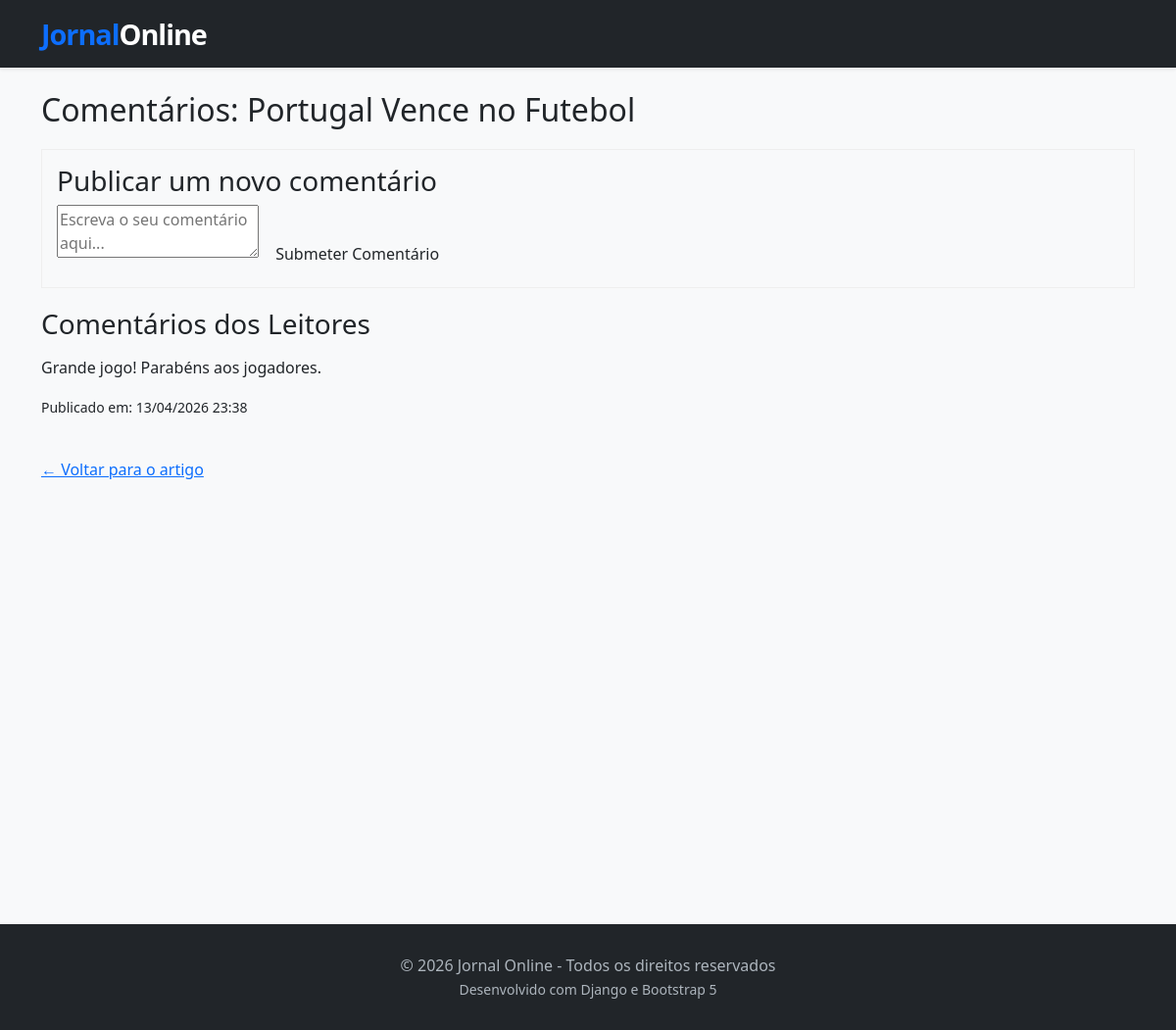
The app's page /artigo/2/comentarios/, older data.
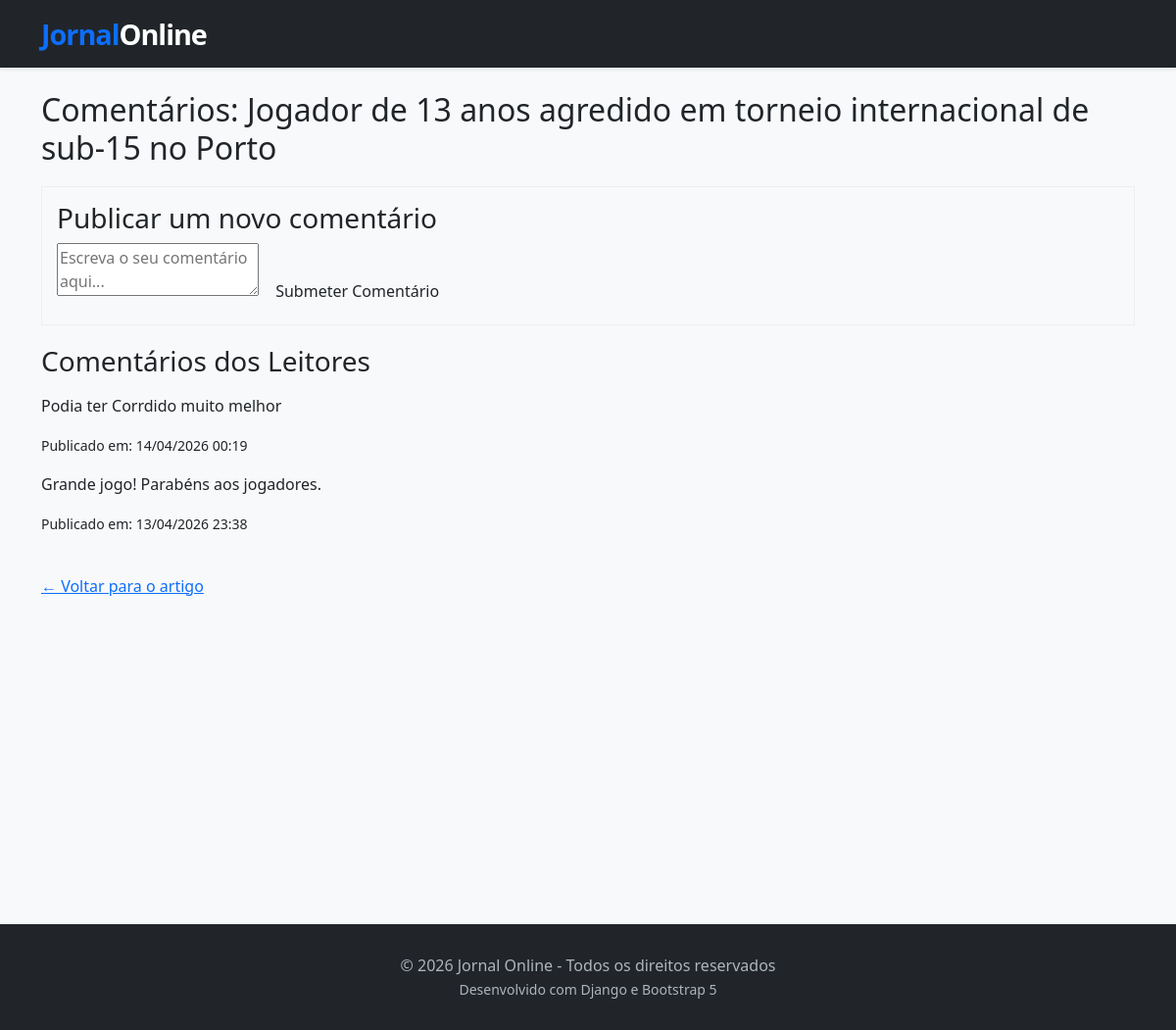
The same page, newer data.
### jornal/models.py (models this page shows, shortened)
class Artigo(models.Model):
    titulo = models.CharField(max_length=200)
    categoria = models.ForeignKey(Categoria, on_delete=models.SET_NULL, null=True, blank=True)
    corpo = models.TextField()
    data_publicacao = models.DateTimeField(auto_now_add=True)
    visualizacoes = models.PositiveIntegerField(default=0)
    imagem = models.ImageField(upload_to='noticias/', null=True, blank=True)

class Comentario(models.Model):
    artigo = models.ForeignKey(Artigo, on_delete=models.CASCADE, related_name='comentarios')
    texto = models.TextField()
    data_publicacao = models.DateTimeField(auto_now_add=True)

### jornal/views.py (the view)
# urls.py: path('artigo/<int:artigo_id>/comentarios/', views.comentarios_artigo, name='comentarios_artigo'),
def comentarios_artigo(request, artigo_id):
    artigo = get_object_or_404(Artigo, pk=artigo_id)
    if request.method == 'POST':
        texto = request.POST.get('texto')
        if texto:
            Comentario.objects.create(artigo=artigo, texto=texto)
            return redirect('comentarios_artigo', artigo_id=artigo.id)
    comentarios = artigo.comentarios.all().order_by('-data_publicacao')
    return render(request, 'jornal/comentarios_artigo.html', {
        'artigo': artigo,
        'comentarios': comentarios
    })

### jornal/templates/jornal/comentarios_artigo.html (shortened to what this page needs)
{% extends 'jornal/base.html' %}
{% block content %}
    <h2>Comentários: {{ artigo.titulo }}</h2>
    <div style="margin: 20px 0; border: 1px solid #eee; padding: 15px;">
        <h3>Publicar um novo comentário</h3>
        <form method="POST">
            <textarea name="texto" placeholder="Escreva o seu comentário aqui..." required></textarea>
            <button type="submit" class="btn">Submeter Comentário</button>
        </form>
    </div>
    <h3>Comentários dos Leitores</h3>
    {% for comentario in comentarios %}
        <div class="comentario">
            <p>{{ comentario.texto|linebreaks }}</p>
            <p><small>Publicado em: {{ comentario.data_publicacao|date:"d/m/Y H:i" }}</small></p>
        </div>
    {% empty %}
        <p>Ainda não há comentários para este artigo. Seja o primeiro a comentar!</p>
    {% endfor %}
    <br>
    <a href="{% url 'detalhe_artigo' artigo.id %}">← Voltar para o artigo</a>
{% endblock %}

Row changes from the older to the newer data that the page shows:
changed Artigo: titulo "Portugal Vence no Futebol" → "Jogador de 13 anos agredido em torneio internacional de sub-15 no Porto"
added Comentario: texto "Podia ter Corrdido muito melhor", data_publicacao "14/04/2026 00:19"
